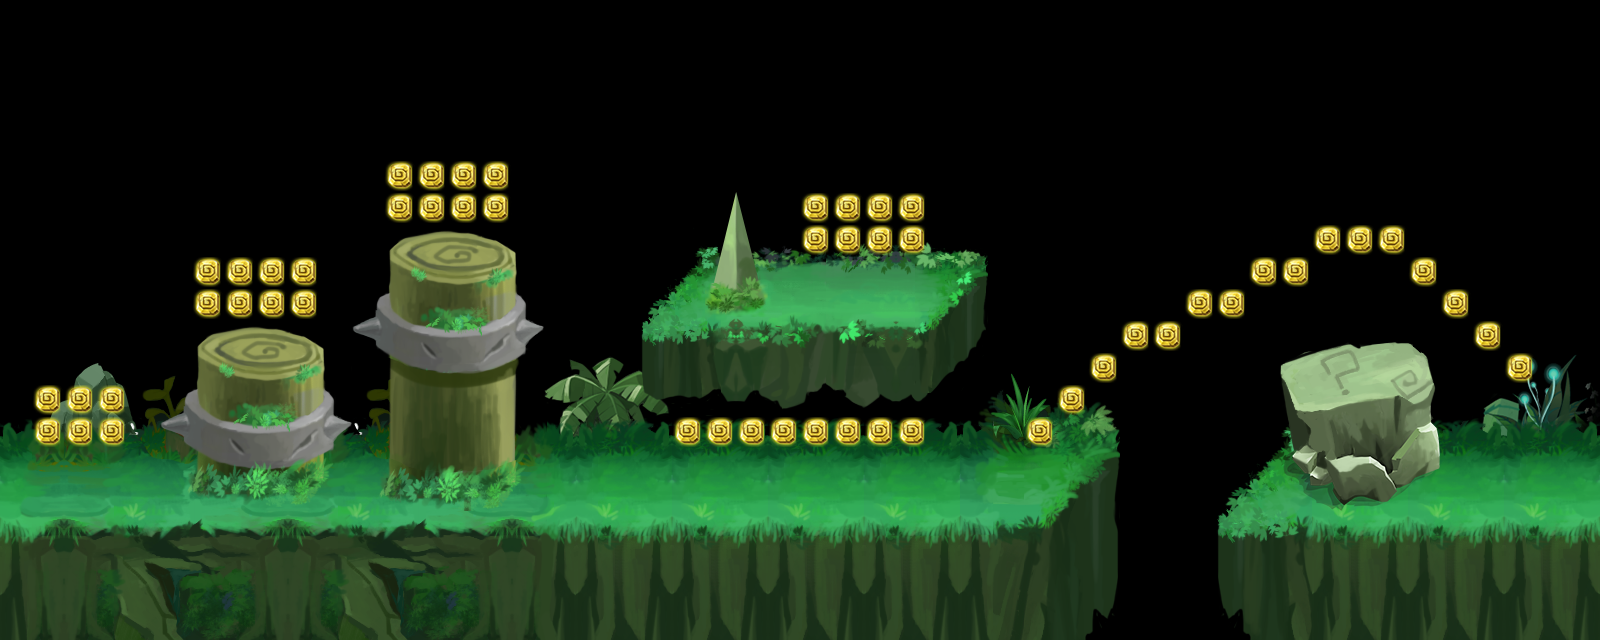

Tiled map render using the project's own tile images. Description and the map definition, with tile-layer contents summarised, below:
An orthogonal 50x20 tile map with 32x32 px tiles, 5 tile layers (root_2, root_1, rock_2, rock_1, ...), 5 tilesets and 1 object.

<map version="1.0" orientation="orthogonal" renderorder="right-down" width="50" height="20" tilewidth="32" tileheight="32">
 <tileset firstgid="1" source="caodi.tsx" />
 <tileset firstgid="49" source="gold.tsx" />
 <tileset firstgid="52" source="map1.tsx" />
 <tileset firstgid="1014" source="zhangai3.tsx" />
 <tileset firstgid="1278" source="zhongdian.tsx" />
 <layer name="root_2" width="50" height="20">
  <data>[1000 cells, 48 non-empty, 48 distinct tile ids]</data>
 </layer>
 <layer name="root_1" width="50" height="20">
  <data>[1000 cells, 383 non-empty, 185 distinct tile ids]</data>
 </layer>
 <layer name="rock_2" width="50" height="20">
  <data>[1000 cells, 66 non-empty, 66 distinct tile ids]</data>
 </layer>
 <layer name="rock_1" width="50" height="20">
  <data>[1000 cells, 128 non-empty, 128 distinct tile ids]</data>
 </layer>
 <layer name="jewel" width="50" height="20">
  <data>[1000 cells, 54 non-empty, 1 distinct tile ids]</data>
 </layer>
 <objectgroup name="enemy_1" />
 <objectgroup name="enemy_2">
  <object x="1152" y="225.333">
   <ellipse />
  </object>
 </objectgroup>
</map>
